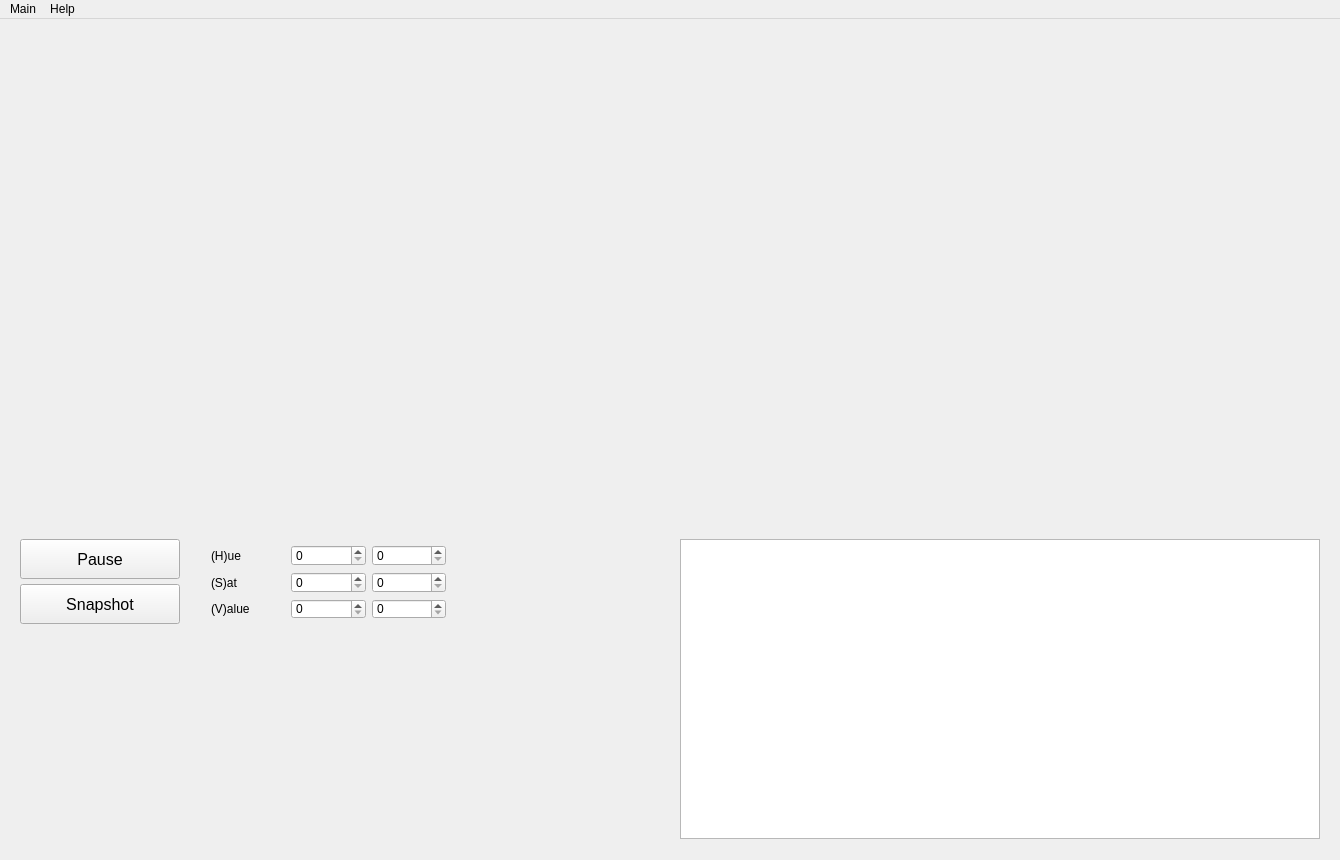
<?xml version="1.0" encoding="UTF-8"?>
<ui version="4.0">
 <class>MainWindow</class>
 <widget class="QMainWindow" name="MainWindow">
  <property name="geometry">
   <rect>
    <x>0</x>
    <y>0</y>
    <width>1340</width>
    <height>860</height>
   </rect>
  </property>
  <property name="windowTitle">
   <string>ComputerVision</string>
  </property>
  <widget class="QWidget" name="centralWidget">
   <widget class="QPushButton" name="btnPauseResume">
    <property name="geometry">
     <rect>
      <x>20</x>
      <y>520</y>
      <width>160</width>
      <height>40</height>
     </rect>
    </property>
    <property name="font">
     <font>
      <pointsize>12</pointsize>
     </font>
    </property>
    <property name="text">
     <string>Pause</string>
    </property>
   </widget>
   <widget class="QLabel" name="lblOriginal">
    <property name="geometry">
     <rect>
      <x>20</x>
      <y>20</y>
      <width>640</width>
      <height>480</height>
     </rect>
    </property>
    <property name="autoFillBackground">
     <bool>true</bool>
    </property>
    <property name="text">
     <string/>
    </property>
   </widget>
   <widget class="QLabel" name="lblProcessed">
    <property name="geometry">
     <rect>
      <x>680</x>
      <y>20</y>
      <width>640</width>
      <height>480</height>
     </rect>
    </property>
    <property name="autoFillBackground">
     <bool>true</bool>
    </property>
    <property name="text">
     <string/>
    </property>
   </widget>
   <widget class="QPlainTextEdit" name="textConsole">
    <property name="geometry">
     <rect>
      <x>680</x>
      <y>520</y>
      <width>640</width>
      <height>300</height>
     </rect>
    </property>
    <property name="readOnly">
     <bool>true</bool>
    </property>
   </widget>
   <widget class="QPushButton" name="btnSnapshot">
    <property name="geometry">
     <rect>
      <x>20</x>
      <y>565</y>
      <width>160</width>
      <height>40</height>
     </rect>
    </property>
    <property name="font">
     <font>
      <pointsize>12</pointsize>
     </font>
    </property>
    <property name="text">
     <string>Snapshot</string>
    </property>
   </widget>
   <widget class="QWidget" name="verticalLayoutWidget">
    <property name="geometry">
     <rect>
      <x>200</x>
      <y>515</y>
      <width>257</width>
      <height>96</height>
     </rect>
    </property>
    <layout class="QVBoxLayout" name="verticalLayout">
     <item>
      <layout class="QHBoxLayout" name="hueHorizontalLayout">
       <item>
        <widget class="QLabel" name="labelHue">
         <property name="text">
          <string>(H)ue</string>
         </property>
        </widget>
       </item>
       <item>
        <widget class="QSpinBox" name="spinBoxHMin">
         <property name="maximum">
          <number>179</number>
         </property>
        </widget>
       </item>
       <item>
        <widget class="QSpinBox" name="spinBoxHMax">
         <property name="maximum">
          <number>179</number>
         </property>
        </widget>
       </item>
      </layout>
     </item>
     <item>
      <layout class="QHBoxLayout" name="saturationHorizontalLayout">
       <item>
        <widget class="QLabel" name="labelSaturation">
         <property name="text">
          <string>(S)at</string>
         </property>
        </widget>
       </item>
       <item>
        <widget class="QSpinBox" name="spinBoxSMin">
         <property name="maximum">
          <number>255</number>
         </property>
        </widget>
       </item>
       <item>
        <widget class="QSpinBox" name="spinBoxSMax">
         <property name="maximum">
          <number>255</number>
         </property>
        </widget>
       </item>
      </layout>
     </item>
     <item>
      <layout class="QHBoxLayout" name="valueHorizontalLayout">
       <item>
        <widget class="QLabel" name="labelValue">
         <property name="text">
          <string>(V)alue</string>
         </property>
        </widget>
       </item>
       <item>
        <widget class="QSpinBox" name="spinBoxVMin">
         <property name="maximum">
          <number>255</number>
         </property>
        </widget>
       </item>
       <item>
        <widget class="QSpinBox" name="spinBoxVMax">
         <property name="maximum">
          <number>255</number>
         </property>
        </widget>
       </item>
      </layout>
     </item>
    </layout>
   </widget>
   <zorder>btnPauseResume</zorder>
   <zorder>lblOriginal</zorder>
   <zorder>lblProcessed</zorder>
   <zorder>textConsole</zorder>
   <zorder>btnSnapshot</zorder>
   <zorder>verticalLayoutWidget</zorder>
   <zorder></zorder>
  </widget>
  <widget class="QMenuBar" name="menuBar">
   <property name="geometry">
    <rect>
     <x>0</x>
     <y>0</y>
     <width>1340</width>
     <height>20</height>
    </rect>
   </property>
   <widget class="QMenu" name="menuMain">
    <property name="title">
     <string>Main</string>
    </property>
    <addaction name="actionExit"/>
   </widget>
   <widget class="QMenu" name="menuHelp">
    <property name="title">
     <string>Help</string>
    </property>
    <addaction name="actionAbout"/>
   </widget>
   <addaction name="menuMain"/>
   <addaction name="menuHelp"/>
  </widget>
  <action name="actionExit">
   <property name="text">
    <string>Exit</string>
   </property>
   <property name="shortcut">
    <string>Ctrl+X</string>
   </property>
  </action>
  <action name="actionAbout">
   <property name="text">
    <string>About ComputerVision</string>
   </property>
  </action>
 </widget>
 <layoutdefault spacing="6" margin="11"/>
 <resources/>
 <connections/>
</ui>
